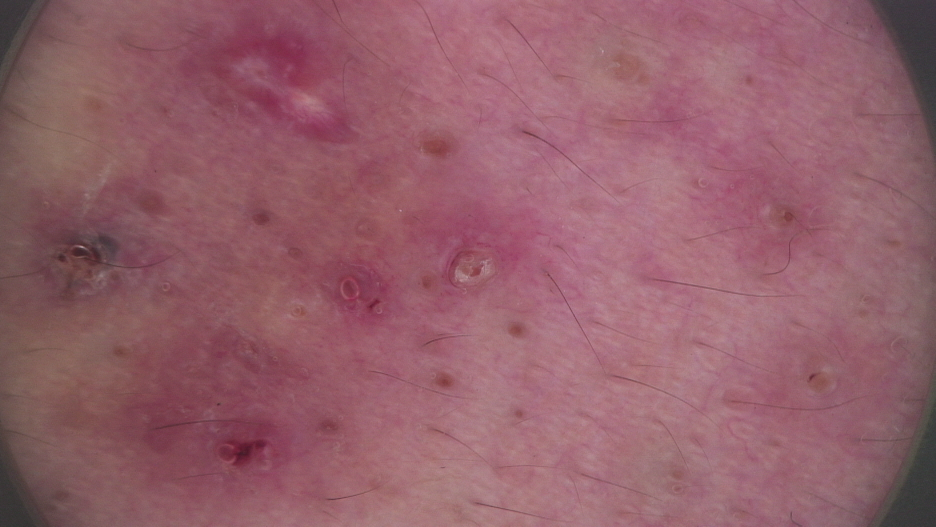
#> input picture Dataset2/Acne Vulgaris/102_2.jpg, 1872 x 1053 px (shown at 1/2 size); its folder holds only this picture in this run
$ jupyter execute --allow-errors percobaan2.ipynb   (older library calls are emulated)
#> lines starting #> are read from the running program, lines starting #| are printed output that depends on the picture
<h2>Project PCD 2025 Kelompok 11</h2>
<h3>Pengaruh Preprocessing Citra dalam Klasifikasi Acne dan Rosacea Menggunakan GLCM</h3>
1. Baiq Mutia Dewi Edelweis [F1D02310107]<br><br>
2. I Nyoman Sudarsana [F1D02310010]<br><br>
3. Reni Sopiani [F1D02310090]<br><br>
4. Fiki Andrian [F1D02310112]<br><br>

<h2>Import Library</h2>

[cell 1]
import os
import cv2 as cv
import matplotlib.pyplot as plt
import numpy as np
import pandas as pd
from tqdm import tqdm
from sklearn.model_selection import train_test_split, cross_val_predict
from sklearn.metrics import accuracy_score, classification_report
from skimage.feature import graycomatrix, graycoprops
from scipy.stats import entropy
from sklearn.ensemble import RandomForestClassifier
from sklearn.svm import SVC
from sklearn.neighbors import KNeighborsClassifier
from sklearn.metrics import accuracy_score, precision_score, recall_score, f1_score, confusion_matrix, classification_report
from sklearn.metrics import (confusion_matrix, ConfusionMatrixDisplay)
import seaborn as sns
from matplotlib.colors import LinearSegmentedColormap

Code di atas digunakan untuk mengimpor berbagai library yang dibutuhkan dalam proyek akhir **Pengolahan Citra Digital (PCD)**, yang berfokus pada preprocessing dan ekstraksi fitur tekstur menggunakan metode Gray Level Co-occurrence Matrix (GLCM). Library seperti `cv2` dari OpenCV digunakan untuk membaca dan memproses citra, sementara `numpy` dan `pandas` digunakan untuk manipulasi data numerik dan struktur DataFrame. Visualisasi hasil pengolahan dilakukan menggunakan `matplotlib.pyplot` dan `seaborn`, terutama untuk menampilkan gambar, heatmap, dan confusion matrix.

Selain itu, library `scikit-learn` dimanfaatkan untuk proses pembelajaran mesin, termasuk pemisahan data (`train_test_split`), validasi silang (`cross_val_predict`), serta evaluasi model dengan metrik seperti akurasi, presisi, recall, F1-score, dan confusion matrix. Tiga model klasifikasi yang digunakan adalah Random Forest, Support Vector Machine (SVM), dan K-Nearest Neighbor (KNN). Fitur tekstur dari citra diekstrak menggunakan `graycomatrix` dan `graycoprops` dari `skimage.feature`, sedangkan `scipy.stats.entropy` digunakan untuk menghitung nilai entropi sebagai salah satu fitur. Library `tqdm` juga digunakan untuk memberikan indikator progres saat memproses banyak gambar secara batch.

<h2>Insert Gambar</h2>

[cell 2]
def insertGambar(folder):
#> called with folder = 'Dataset2/'
    data = []
    filenames = []
    datalabel = []
    path = []
    data_distribution = {}
    for label in (os.listdir(folder)):
        images = os.listdir(folder+label)
        data_distribution[label] = len(images)
        datalabel.append(label)
        print(label)
        count = 0
        for filename in tqdm(os.listdir(folder+label)):
            if count == 100:
                break
            else :
                count += 1
            img = cv.imread(os.path.join(folder+label,filename))
#> img is the input picture: shape (1053, 1872, 3); mean B, G, R 106.1, 95.8, 147.8
            if img is not None:
                img = cv.cvtColor(img, cv.COLOR_BGR2RGB)
                filenames.append(filename)
                path.append(label)
                data.append(img)
    return data, filenames, datalabel, path , data_distribution

Code di atas digunakan untuk memuat dan membaca gambar dari struktur folder dataset. Fungsi insertGambar(folder) melakukan iterasi terhadap setiap subfolder dalam direktori dataset, yang masing-masing dianggap sebagai kelas label (Acne Vulgaris dan Rosacea). Setiap gambar dibaca menggunakan cv.imread, kemudian dikonversi dari format BGR (default OpenCV) ke RGB agar sesuai dengan format umum untuk pengolahan citra.

Fungsi ini juga membatasi jumlah gambar yang dimuat dari setiap kelas hingga 100 gambar untuk menjaga keseimbangan data atau membatasi ukuran dataset selama tahap pengembangan. Gambar-gambar yang berhasil dimuat disimpan ke dalam list data, sementara nama file dan labelnya disimpan masing-masing ke dalam filenames dan path. Label unik juga dicatat dalam list datalabel, dan data_distribution mencatat jumlah gambar yang tersedia per kelas. Fungsi ini mengembalikan kelima informasi tersebut, yang akan digunakan dalam proses selanjutnya seperti preprocessing citra, ekstraksi fitur GLCM, dan pelatihan model klasifikasi.

[cell 3]
images, filenames, labels, path, distribusi = insertGambar("Dataset2/")
#> images = 2 items; filenames = ['102_2.jpg', '100_2.jpg']; labels = ['Acne Vulgaris', 'Rosacea']; path = ['Acne Vulgaris', 'Rosacea']; distribusi = {'Acne Vulgaris': 1, 'Rosacea': 1}

print("Jumlah gambar:", len(images))
#| Jumlah gambar: 2
print("Jumlah label unik:", len(labels))
#| Jumlah label unik: 2
print("Jumlah nama file:", len(filenames))
#| Jumlah nama file: 2
print("Distribusi data:", distribusi)
#| Distribusi data: {'Acne Vulgaris': 1, 'Rosacea': 1}

Code di atas digunakan untuk menjalankan fungsi insertGambar() pada folder dataset bernama "Dataset2/". Fungsi tersebut bertugas memuat citra dari dua kelas yaitu Acne Vulgaris dan Rosacea, masing-masing dibatasi hingga 100 gambar per kelas. Hasil dari fungsi ini dikembalikan dalam lima variabel: images (berisi data citra), filenames (nama file gambar), labels (label unik dari dataset), path (label per gambar), dan distribusi (jumlah gambar per label).

Output yang ditampilkan menunjukkan bahwa terdapat total 200 gambar yang berhasil dimuat, dengan masing-masing kelas (Acne Vulgaris dan Rosacea) memiliki 100 gambar. Jumlah label unik yang terdeteksi adalah 2, sesuai dengan jumlah subfolder dalam dataset. Nilai filenames juga sebanyak 200, mengindikasikan bahwa seluruh gambar berhasil dikenali. Progres loading citra divisualisasikan menggunakan tqdm, yang memberikan indikator kemajuan untuk setiap kelas selama proses pemuatan berlangsung.

<h2>Data Understanding</h2>

Kode di bawah digunakan untuk membuat visualisasi distribusi jumlah citra pada setiap kelas dalam dataset penyakit kulit menggunakan diagram batang (bar chart). Pertama, `label = list(distribusi.keys())` mengambil nama-nama kelas dari dictionary `distribusi` yang telah dibuat pada bagian insert data, sedangkan `jumlah = list(distribusi.values())` mengambil jumlah citra untuk masing-masing kelas. Kemudian, `plt.bar(label, jumlah)` membuat diagram batang berdasarkan label kelas dan jumlah citranya. Judul grafik ditetapkan dengan `plt.title("Dataset Penyakit Kulit")`, sementara `plt.xlabel("Nama Kelas")` dan `plt.ylabel("Jumlah Citra")` menambahkan keterangan pada sumbu X dan Y untuk menjelaskan makna dari masing-masing sumbu.

[cell 4]
label = list(distribusi.keys())
#> label = ['Acne Vulgaris', 'Rosacea']
jumlah = list(distribusi.values())
#> jumlah = [1, 1]

plt.bar(label, jumlah)
plt.title("Dataset Penyakit Kulit")
plt.xlabel("Nama Kelas")
plt.ylabel("Jumlah Citra")
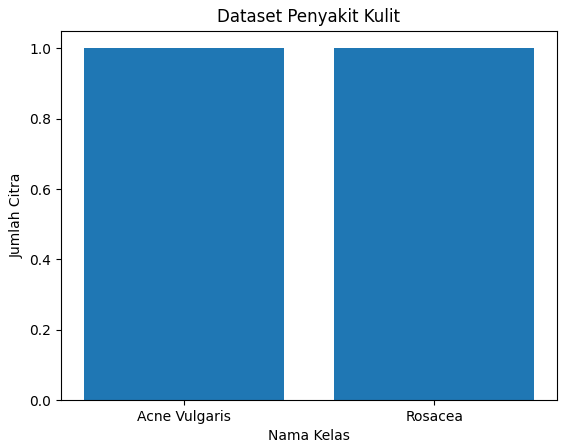
#> figure drawn by matplotlib, 1 panel

<h1>Preprocessing</h1>

[cell 5]
def resize_image (img, new_width=256, new_height=256):
    height, width = img.shape[:2]

    scale_x = width / new_width
    scale_y = height / new_height
    resized_img = np.zeros((new_height, new_width, 3), dtype=np.uint8)

    for i in range(new_height):
        for j in range(new_width):
            orig_x = int(j * scale_x)
            orig_y = int(i * scale_y)
            resized_img[i, j] = img[orig_y, orig_x]
    return resized_img

def gray_scaling(img):
    gray = cv.cvtColor(img, cv.COLOR_BGR2GRAY)
    return gray

def gaussian_kernel(size: int, sigma: float) -> np.ndarray:
    ax = np.arange(-size // 2 + 1., size // 2 + 1.)
    kernel = np.zeros((size, size), dtype=np.float64)

    for i in range(size):
        for j in range(size):
            x = ax[j]
            y = ax[i]
            kernel[i, j] = np.exp(-(x**2 + y**2) / (2. * sigma**2))

    return kernel / np.sum(kernel)

def konvolusi(image: np.ndarray, kernel: np.ndarray) -> np.ndarray:
    img_h, img_w = image.shape
    k_h, k_w = kernel.shape
    pad_h = k_h // 2
    pad_w = k_w // 2

    padded_image = np.pad(image, ((pad_h, pad_h), (pad_w, pad_w)), mode='reflect')
    output = np.zeros_like(image, dtype=np.float64)

    for i in range(img_h):
        for j in range(img_w):
            region = padded_image[i:i+k_h, j:j+k_w]
            output[i, j] = np.sum(region * kernel)

    return np.clip(output, 0, 255).astype(np.uint8)

def gaussian_blur(image: np.ndarray, kernel_size: int = 3, sigma: float = 0.0) -> np.ndarray:
    if sigma == 0.0:
        sigma = 0.3 * ((kernel_size - 1) * 0.5 - 1) + 0.8

    kernel = gaussian_kernel(kernel_size, sigma)
    blurred = konvolusi(image, kernel)
    return blurred

def sobel(image):
    sobel_x = np.array([[1, 0, -1],
                        [2, 0, -2],
                        [1, 0, -1]])
    sobel_y = np.array([[1, 2, 1],
                        [0, 0, 0],
                        [-1, -2, -1]])

    padded_img = np.pad(image, pad_width=1, mode='constant', constant_values=0)
    sobel_result = np.zeros_like(image, dtype=np.uint8)

    for i in range(1, padded_img.shape[0] - 1):
        for j in range(1, padded_img.shape[1] - 1):
            region = padded_img[i-1:i+2, j-1:j+2]

            gx = np.sum(region * sobel_x)
            gy = np.sum(region * sobel_y)

            sobel_result[i-1, j-1] = np.sqrt(gx**2 + gy**2)
    sobel_result = (sobel_result / np.max(sobel_result) * 255).astype(np.uint8)

    return sobel_result

Kode di atas merupakan rangkaian fungsi preprocessing citra yang akan digunakan pada percobaan kali ini, untuk mempersiapkan citra sebelum masuk ke ekstraksi fitur GLCM:

1. **resize\_image(img, new\_width, new\_height)**
   Fungsi ini mengubah ukuran gambar input menjadi dimensi baru (default 256x256) dengan metode *nearest neighbor* sederhana: untuk setiap piksel baru, dicari koordinat piksel asal yang sesuai dan nilai warnanya diambil langsung tanpa interpolasi. Ini berguna untuk menyamakan ukuran gambar agar konsisten dalam pemrosesan.

2. **gray\_scaling(img)**
   Mengubah citra berwarna (BGR) menjadi citra grayscale (hitam-putih) menggunakan OpenCV. Grayscale memudahkan proses seperti deteksi tepi dan filter, karena hanya ada satu kanal intensitas.

3. **gaussian\_kernel(size, sigma)**
   Membuat matriks kernel Gaussian dengan ukuran `size` dan parameter `sigma` (deviasi standar). Kernel ini digunakan untuk melakukan *Gaussian blur*, yaitu smoothing yang mengurangi noise dan detail kecil pada citra.

4. **konvolusi(image, kernel)**
   Melakukan operasi konvolusi manual antara citra 2D dan kernel 2D. Fungsi ini menerapkan kernel ke setiap piksel citra dengan memperhatikan padding *reflect* untuk menjaga ukuran hasil sama dengan input. Hasilnya adalah citra yang telah difilter.

5. **gaussian\_blur(image, kernel\_size, sigma)**
   Fungsi pembantu yang memanggil `gaussian_kernel` untuk membuat kernel Gaussian dan kemudian mengaplikasikan kernel itu ke citra menggunakan fungsi `konvolusi`. Biasanya dipakai untuk menghaluskan citra.

6. **sobel(image)**
   Fungsi untuk deteksi tepi menggunakan operator Sobel. Menghitung gradien horizontal (`sobel_x`) dan vertikal (`sobel_y`) pada citra grayscale, lalu menggabungkan magnitude gradien untuk mendapatkan peta tepi. Outputnya adalah citra dengan intensitas tepi yang dinormalisasi ke 0-255.

[cell 6]
dataPreprocessed = []
for i in range(len(images)):
    resize_img = resize_image(images[i])
    gray_img = gray_scaling(resize_img)
    blurred = gaussian_blur(gray_img, kernel_size=10, sigma=0)
    citra_sobel = sobel(blurred)

    dataPreprocessed.append(citra_sobel)
#> this loop made 2 passes
#> (height in resize_image, width in resize_image, scale_x in resize_image, scale_y in resize_image, sigma in gaussian_blur) on passes 1 to 2: (1053, 1872, 7.31, 4.11, 1.85), (1053, 1872, 7.31, 4.11, 1.85)
#> pass 1, `resize_img = resize_image(images[i])`:
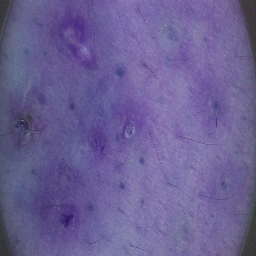
#> resize_img: shape (256, 256, 3); mean of channels 0, 1, 2 147.8, 95.8, 106.1; drawn as B, G, R
#> pass 1, in gray_scaling, `gray = cv.cvtColor(img, cv.COLOR_BGR2GRAY)`:
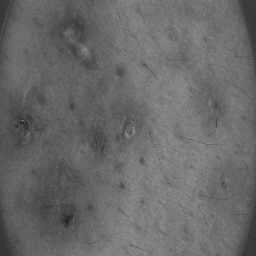
#> gray: shape (256, 256); min 36, max 170, mean 104.8
#> pass 1, in konvolusi, `padded_image = np.pad(image, ((pad_h, pad_h), (pad_w, pad_w)), mode='r..`:
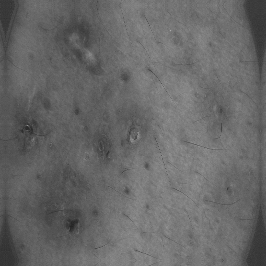
#> padded_image: shape (266, 266); min 36, max 170, mean 103.8
#> after the loop:
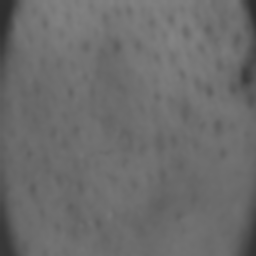
#> blurred: shape (256, 256); min 46, max 132, mean 108
#> after the loop:
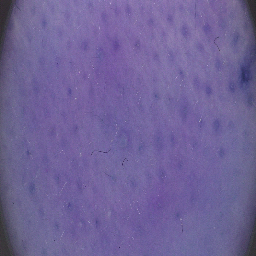
#> resize_img: shape (256, 256, 3); mean of channels 0, 1, 2 151.4, 98.7, 111.2; drawn as B, G, R
#> after the loop, dataPreprocessed = 2 items
#> (the rest of the program and of its run is left out)
